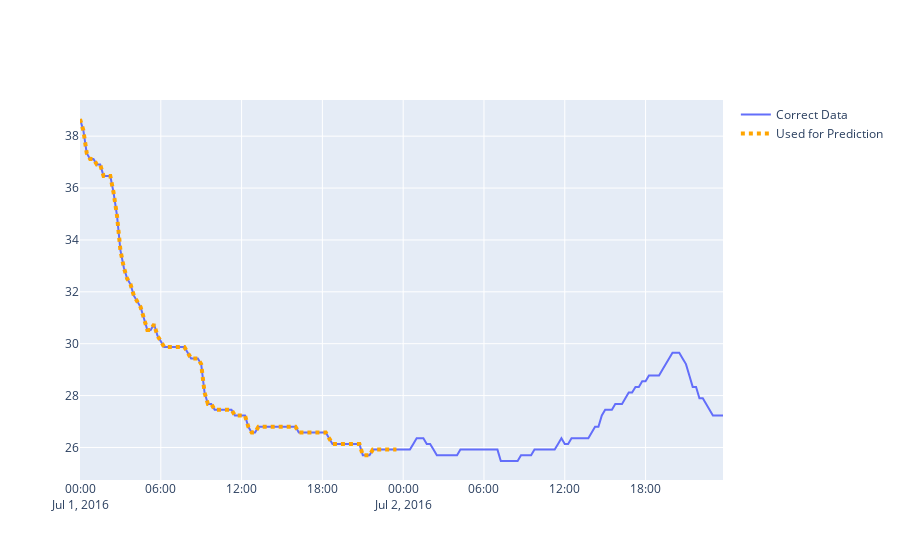

Here is the notebook cell this chart was saved with:
### Code cell
fig.add_trace(go.Scatter(x=df_correct['date'][:95], y=df_correct['correct'][:95],
                         mode='lines', name='Used for Prediction', line=dict(color='orange', width=4, dash='dot')))
